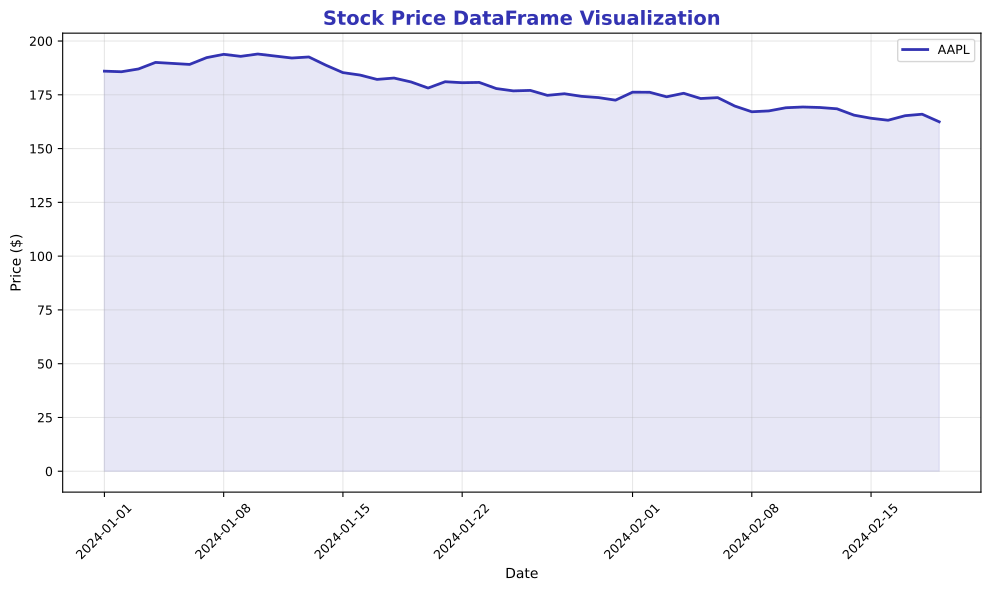

Recreate this plot in Python.
"""Generated chart with course color palette"""
import matplotlib.pyplot as plt
import matplotlib.patches as patches
from matplotlib.patches import FancyBboxPatch, Rectangle, Circle, FancyArrowPatch, Wedge
import numpy as np
import pandas as pd
import seaborn as sns
from pathlib import Path

# Standard matplotlib configuration
plt.rcParams.update({
    'font.size': 10,
    'axes.labelsize': 10,
    'axes.titlesize': 11,
    'xtick.labelsize': 9,
    'ytick.labelsize': 9,
    'legend.fontsize': 9,
    'figure.figsize': (10, 6),
    'figure.dpi': 150
})

# Course colors
MLPURPLE = '#3333B2'
MLLAVENDER = '#ADADE0'
MLBLUE = '#0066CC'
MLORANGE = '#FF7F0E'
MLGREEN = '#2CA02C'
MLRED = '#D62728'

# Course colors already used in this lesson
COLOR_PRIMARY = MLPURPLE
COLOR_SECONDARY = MLPURPLE
COLOR_ACCENT = MLBLUE
COLOR_LIGHT = MLLAVENDER
COLOR_GREEN = MLGREEN
COLOR_ORANGE = MLORANGE
COLOR_RED = MLRED


fig, ax = plt.subplots(figsize=(10, 6))

# Use actual stock data
dates = pd.date_range('2024-01-01', periods=50, freq='D')
np.random.seed(42)
prices = 185 + np.cumsum(np.random.randn(50) * 2)

ax.plot(dates, prices, color=MLPURPLE, linewidth=2, label='AAPL')
ax.fill_between(dates, prices, alpha=0.3, color=MLLAVENDER)

ax.set_xlabel('Date', fontsize=10)
ax.set_ylabel('Price ($)', fontsize=10)
ax.set_title('Stock Price DataFrame Visualization', fontsize=14, fontweight='bold', color=MLPURPLE)
ax.legend()
ax.grid(True, alpha=0.3)

plt.xticks(rotation=45)
plt.tight_layout()

plt.savefig('chart.pdf', dpi=300, bbox_inches='tight')
plt.close()
print("\nL05 COMPLETE: 8/8 charts generated")

# =============================================================================
# L06: Selection and Filtering
# =============================================================================
